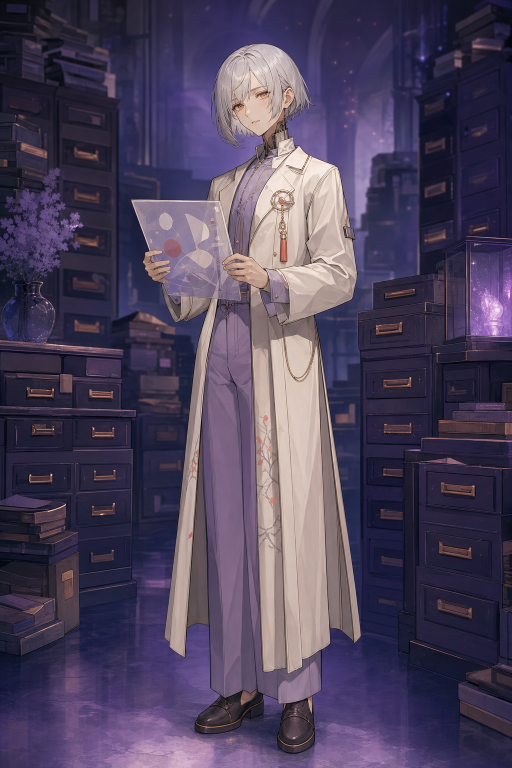
#> input picture outputs/imagegen/android-archivist.png, 1024 x 1536 px (shown at 1/2 size); its folder holds only this picture in this run
$ python build-inspiration-assets.py
#> lines starting #> are read from the running program, lines starting #| are printed output that depends on the picture
#!/usr/bin/env python3
"""Build small, fixed-size WebP assets from locally saved source images."""
from pathlib import Path
from PIL import Image, ImageOps
import json

ROOT = Path(__file__).resolve().parents[1]
DEST = ROOT / 'web/public/inspiration'
DEST.mkdir(parents=True, exist_ok=True)
manifest = DEST / 'assets.json'
previous = json.loads(manifest.read_text()) if manifest.exists() else {}
report = {}
CHARACTER_IDS = {'forest-courier', 'starship-mechanic', 'android-archivist', 'midnight-host'}
# Originals stay local. A clean checkout must retain already shipped WebP files
# when only a new set of generated originals is available for processing.
for path in sorted(DEST.glob('*.webp')):
    if not path.stem.endswith(('-thumb', '-detail')):
        continue
    with Image.open(path) as image:
        image.verify()
    with Image.open(path) as image:
        budget = 95_000 if path.stem.endswith('-thumb') else 280_000
        if image.format != 'WEBP' or path.stat().st_size > budget:
            raise RuntimeError(f'{path.name} is invalid or exceeds image budget')
        report[path.name] = {**previous.get(path.name, {}), 'bytes': path.stat().st_size, 'width': image.width, 'height': image.height}
for folder in ('imagegen', 'stock'):
    for source in sorted((ROOT / 'outputs' / folder).glob('*')):
        if source.suffix.lower() not in ('.png', '.jpg', '.jpeg', '.webp'):
            continue
        with Image.open(source) as raw:
#> raw is the input picture: PIL image 1024x1536 RGB; mean R, G, B 77.7, 67.3, 92.1
            image = ImageOps.exif_transpose(raw).convert('RGB')
            original_size = image.size
#> original_size = (1024, 1536)
            sizes = [('thumb', (640, 400)), ('detail', (1440, 1440))]
            if source.stem == 'rooftop-studio':
                sizes = [('thumb', (720, 480)), ('detail', (1440, 960))]
            for variant, size in sizes:
                out = image.copy()
                if variant == 'thumb':
                    # Keep faces inside the character card crop.
                    crop_y = 0 if source.stem == 'starship-mechanic' else 0.04 if source.stem in CHARACTER_IDS else 0.26 if image.height > image.width else 0.5
                    out = ImageOps.fit(out, size, centering=(0.5, crop_y))
                else:
                    out.thumbnail(size)
                path = DEST / f'{source.stem}-{variant}.webp'
                quality = 82
                out.save(path, 'WEBP', quality=quality, method=6)
                budget = 95_000 if variant == 'thumb' else 280_000
                while path.stat().st_size > budget and quality > 40:
                    quality -= 6
                    out.save(path, 'WEBP', quality=quality, method=6)
                if path.stat().st_size > budget:
                    raise RuntimeError(f'{path.name} exceeds image budget')
                report[path.name] = {'bytes': path.stat().st_size, 'width': out.width, 'height': out.height, 'sourceWidth': original_size[0], 'sourceHeight': original_size[1]}
#> this loop made 2 passes
#> pass 1, `out = ImageOps.fit(out, size, centering=(0.5, crop_y))`:
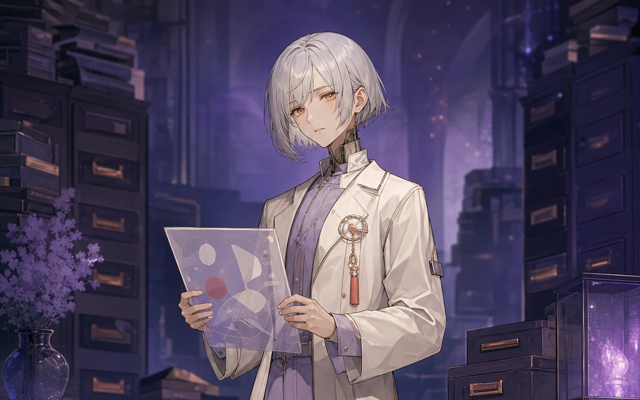
#> out: PIL image 640x400 RGB; mean R, G, B 81.1, 71.3, 96.7
#> after the loop, report = 2 items
manifest.write_text(json.dumps(dict(sorted(report.items())), indent=2) + '\n')
print(json.dumps(report, indent=2))
#> (printed output is left out)
